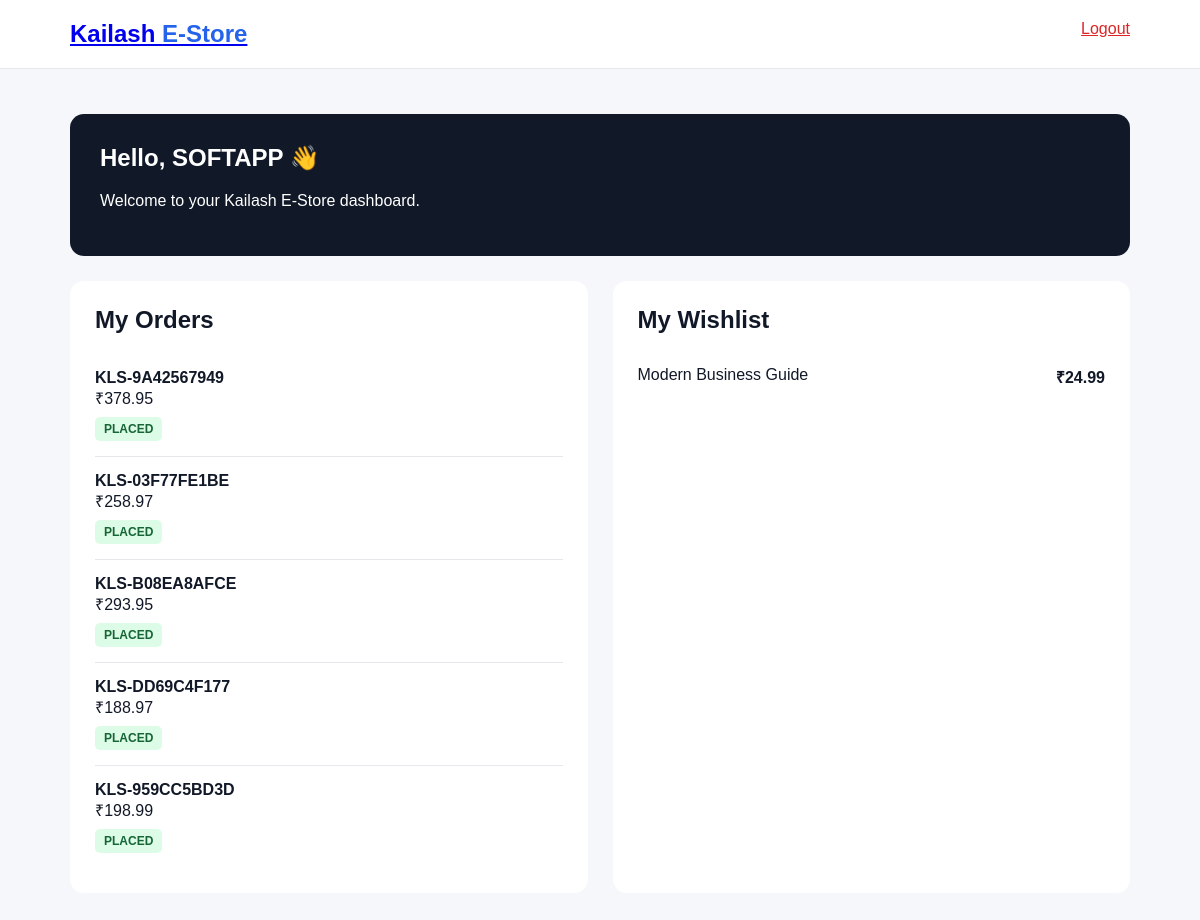
The app's page /dashboard/ (signed in) with its own data.
### shop/models.py (models this page shows, shortened)
class Order(models.Model):
    STATUS_CHOICES = [
        ("PLACED", "Placed"),
        ("CONFIRMED", "Confirmed"),
        ("SHIPPED", "Shipped"),
        ("DELIVERED", "Delivered"),
        ("CANCELLED", "Cancelled"),
    ]
    user = models.ForeignKey(
        settings.AUTH_USER_MODEL,
        on_delete=models.CASCADE,
        related_name="orders"
    )
    order_number = models.CharField(
        max_length=30,
        unique=True
    )
    total = models.DecimalField(
        max_digits=12,
        decimal_places=2
    )
    status = models.CharField(
        max_length=20,
        choices=STATUS_CHOICES,
        default="PLACED"
    )
    created_at = models.DateTimeField(
        auto_now_add=True
    )
    class Meta:
        ordering = ["-created_at"]

class Wishlist(models.Model):
    user = models.ForeignKey(
        settings.AUTH_USER_MODEL,
        on_delete=models.CASCADE
    )
    product = models.ForeignKey(
        Product,
        on_delete=models.CASCADE
    )
    created_at = models.DateTimeField(
        auto_now_add=True
    )
    class Meta:
        constraints = [
            models.UniqueConstraint(
                fields=["user", "product"],
                name="unique_wishlist"
            )
        ]

class Product(models.Model):
    category = models.ForeignKey(
        Category,
        on_delete=models.CASCADE,
        related_name="products"
    )
    name = models.CharField(max_length=200)
    slug = models.SlugField(unique=True)
    short_description = models.CharField(
        max_length=255,
        blank=True
    )
    description = models.TextField(blank=True)
    image = models.ImageField(
        upload_to="products/",
        blank=True,
        null=True
    )
    price = models.DecimalField(
        max_digits=10,
        decimal_places=2
    )
    compare_at_price = models.DecimalField(
        max_digits=10,
        decimal_places=2,
        blank=True,
        null=True
    )
    rating = models.DecimalField(
        max_digits=2,
        decimal_places=1,
        default=4.5
    )
    review_count = models.PositiveIntegerField(
        default=0
    )
    stock = models.PositiveIntegerField(
        default=10
    )
    featured = models.BooleanField(
        default=True
    )
    active = models.BooleanField(
        default=True
    )
    created_at = models.DateTimeField(
        auto_now_add=True
    )
    class Meta:
        ordering = ["-created_at"]

### shop/views.py (the view)
@login_required
def dashboard(request):
    orders = Order.objects.filter(
        user=request.user
    ).prefetch_related(
        "items",
        "items__product",
    )
    wishlist_items = Wishlist.objects.filter(
        user=request.user
    ).select_related("product")
    return render(
        request,
        "shop/dashboard.html",
        {
            "orders": orders,
            "wishlist_items": wishlist_items,
            "cart_count": cart_count(request),
        },
    )

### shop/views.py (called while the page is built)
def get_cart(request):
    return request.session.get("cart", {})

def cart_count(request):
    cart = get_cart(request)
    return sum(int(quantity) for quantity in cart.values())

### templates/shop/dashboard.html (shortened to what this page needs)
<!DOCTYPE html>
<html lang="en">
<head>
</head>
<body>
<header class="header">
    <div class="header-inner">
        <a href="/" class="logo">
            Kailash <span>E-Store</span>
        </a>
        <a
            href="/accounts/logout/"
            class="logout"
        >
            Logout
        </a>
    </div>
</header>
<main class="container">
    <section class="welcome">
        <h1>
            Hello,
            {{ user.first_name|default:user.username }} 👋
        </h1>
        <p>
            Welcome to your Kailash E-Store dashboard.
        </p>
    </section>
    <div class="grid">
        <section class="box">
            <h2>
                My Orders
            </h2>
            {% if orders %}
                {% for order in orders %}
                    <div class="order">
                        <div class="order-number">
                            {{ order.order_number }}
                        </div>
                        <div>
                            ₹{{ order.total }}
                        </div>
                        <span class="status">
                            {{ order.status }}
                        </span>
                    </div>
                {% endfor %}
            {% endif %}
        </section>
        <section class="box">
            <h2>
                My Wishlist
            </h2>
            {% if wishlist_items %}
                {% for item in wishlist_items %}
                    <div class="wishlist-item">
                        <span>
                            {{ item.product.name }}
                        </span>
                        <strong>
                            ₹{{ item.product.price }}
                        </strong>
                    </div>
                {% endfor %}
            {% endif %}
        </section>
    </div>
</main>
</body>
</html>

### templates/shop/dashboard.html (style rules this page uses)
* { box-sizing: border-box; }
body { margin: 0; font-family: Arial, sans-serif; background: #f5f7fb; color: #111827; }
.header { background: white; border-bottom: 1px solid #e5e7eb; }
.header-inner { max-width: 1100px; margin: auto; padding: 20px; display: flex; justify-content: space-between; }
.logo { font-size: 24px; font-weight: 800; }
.logo span { color: #2563eb; }
.container { max-width: 1100px; margin: auto; padding: 45px 20px; }
.welcome { background: #111827; color: white; padding: 30px; border-radius: 14px; margin-bottom: 25px; }
.welcome h1 { margin-top: 0; }
.grid { display: grid; grid-template-columns: 1fr 1fr; gap: 25px; }
.box { background: white; padding: 25px; border-radius: 14px; }
.box h2 { margin-top: 0; }
.order { padding: 15px 0; border-bottom: 1px solid #e5e7eb; }
.order:last-child { border-bottom: 0; }
.order-number { font-weight: 700; }
.status { display: inline-block; margin-top: 8px; padding: 5px 9px; background: #dcfce7; color: #166534; border-radius: 5px; font-size: 12px; font-weight: 700; }
.wishlist-item { display: flex; justify-content: space-between; padding: 12px 0; border-bottom: 1px solid #e5e7eb; }
.wishlist-item:last-child { border-bottom: 0; }
.logout { color: #dc2626; }

### records on screen
Order: order_number "KLS-9A42567949", total "378.95", status "PLACED"
Order: order_number "KLS-03F77FE1BE", total "258.97", status "PLACED"
Order: order_number "KLS-B08EA8AFCE", total "293.95", status "PLACED"
Order: order_number "KLS-DD69C4F177", total "188.97", status "PLACED"
Order: order_number "KLS-959CC5BD3D", total "198.99", status "PLACED"
Wishlist: product.name "Modern Business Guide", product.price "24.99"

### other values on screen
{{ user.first_name|default:user.username }} "SOFTAPP"
